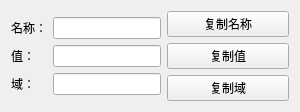
<?xml version="1.0" encoding="UTF-8"?>
<ui version="4.0">
 <class>CookieWidget</class>
 <widget class="QWidget" name="CookieWidget">
  <property name="geometry">
   <rect>
    <x>0</x>
    <y>0</y>
    <width>300</width>
    <height>99</height>
   </rect>
  </property>
  <property name="sizePolicy">
   <sizepolicy hsizetype="Preferred" vsizetype="Preferred">
    <horstretch>0</horstretch>
    <verstretch>0</verstretch>
   </sizepolicy>
  </property>
  <property name="minimumSize">
   <size>
    <width>300</width>
    <height>0</height>
   </size>
  </property>
  <property name="maximumSize">
   <size>
    <width>310</width>
    <height>16777215</height>
   </size>
  </property>
  <property name="font">
   <font>
    <family>Microsoft YaHei UI</family>
   </font>
  </property>
  <property name="windowTitle">
   <string>Form</string>
  </property>
  <property name="locale">
   <locale language="Chinese" country="China"/>
  </property>
  <layout class="QHBoxLayout" name="horizontalLayout" stretch="0,1">
   <item>
    <layout class="QFormLayout" name="layoutLeft">
     <property name="formAlignment">
      <set>Qt::AlignLeading|Qt::AlignLeft|Qt::AlignVCenter</set>
     </property>
     <item row="0" column="0">
      <widget class="QLabel" name="labelName">
       <property name="text">
        <string>名称：</string>
       </property>
      </widget>
     </item>
     <item row="0" column="1">
      <widget class="QLineEdit" name="lineEditName">
       <property name="readOnly">
        <bool>true</bool>
       </property>
      </widget>
     </item>
     <item row="2" column="0">
      <widget class="QLabel" name="labelDomain">
       <property name="text">
        <string>域：</string>
       </property>
      </widget>
     </item>
     <item row="2" column="1">
      <widget class="QLineEdit" name="lineEditDomain">
       <property name="readOnly">
        <bool>true</bool>
       </property>
      </widget>
     </item>
     <item row="1" column="0">
      <widget class="QLabel" name="labelValue">
       <property name="text">
        <string>值：</string>
       </property>
      </widget>
     </item>
     <item row="1" column="1">
      <widget class="QLineEdit" name="lineEditValue">
       <property name="readOnly">
        <bool>true</bool>
       </property>
      </widget>
     </item>
    </layout>
   </item>
   <item>
    <layout class="QVBoxLayout" name="layoutRight">
     <item>
      <widget class="QPushButton" name="buttonCopyName">
       <property name="text">
        <string>复制名称</string>
       </property>
      </widget>
     </item>
     <item>
      <widget class="QPushButton" name="buttonCopyValue">
       <property name="text">
        <string>复制值</string>
       </property>
      </widget>
     </item>
     <item>
      <widget class="QPushButton" name="buttonCopyDomain">
       <property name="text">
        <string>复制域</string>
       </property>
      </widget>
     </item>
    </layout>
   </item>
  </layout>
 </widget>
 <resources/>
 <connections/>
</ui>
